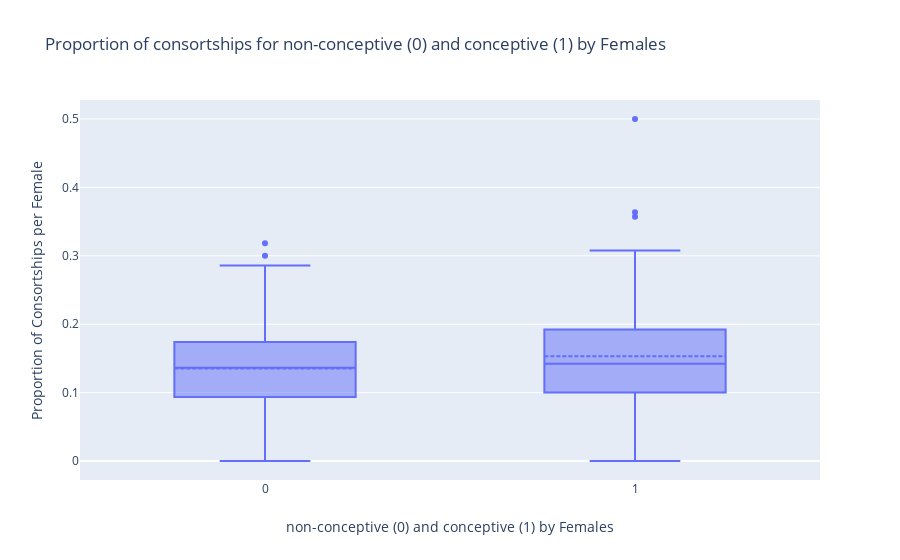

The code cell stored with this chart in its notebook:
### Markdown cell above
The bar chart above represents the data for first 10 females in alphabetical order showing a generally higher proportion of consorts during conceptive cycle (blue) vs non-conceptive cycle (red).
The conceptive cycle data for CAI was not available in the dataset.
Sorting by proportion was not really required as the analysis was on the population on the whole and not specific females.

### Code cell
#plot of Proportion of consortships for conceptive (1) and non-conceptive (0) grouping by Female
fig8 = go.Figure()
fig8.add_trace(go.Box(y=ccc["propconsorted"], x=ccc["conceptive"], boxmean=True))
fig8.update_layout(
    title=go.layout.Title(text="Proportion of consortships for non-conceptive (0) and conceptive (1) by Females"),
    xaxis=go.layout.XAxis(title=go.layout.xaxis.Title(text="non-conceptive (0) and conceptive (1) by Females")),
    yaxis=go.layout.YAxis(title=go.layout.yaxis.Title(text="Proportion of Consortships per Female"))
    )
fig8.show()

### Figure 1 — Plotly figure (JSON) as saved in the notebook; plotly's stock layout.template omitted (floating-point values rounded to 4 significant figures; data arrays with more than 128 entries replaced by an {"elided": "..."} marker saying what was removed)
{"data": [{"boxmean": true, "type": "box", "x": {"elided": "228 int values"}, "y": {"elided": "228 float values"}}], "layout": {"title": {"text": "Proportion of consortships for non-conceptive (0) and conceptive (1) by Females"}, "xaxis": {"title": {"text": "non-conceptive (0) and conceptive (1) by Females"}}, "yaxis": {"title": {"text": "Proportion of Consortships per Female"}}}}
